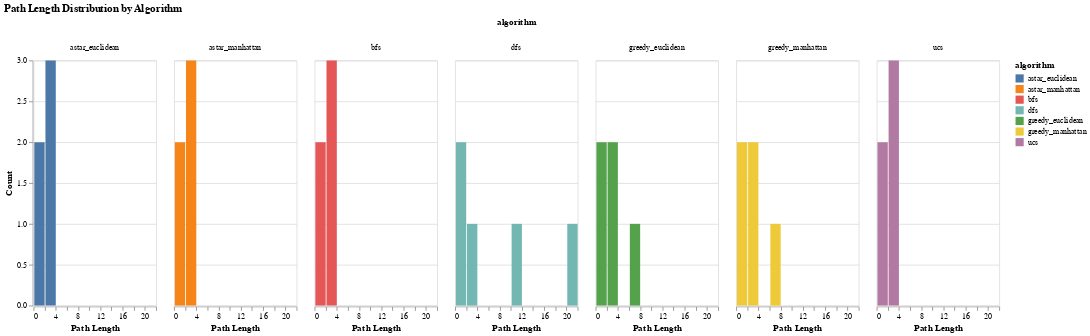

The cell this chart's notebook holds for it:
### Code cell
create_path_distribution_chart(sim_results_graph)

### Figure 1 — Vega-Lite specification as saved in the notebook (floating-point values rounded to 4 significant figures)
{"config": {"view": {"continuousWidth": 300, "continuousHeight": 300}}, "data": {"name": "data-08249c155867cae04036fc6e366e4969"}, "mark": {"type": "bar"}, "encoding": {"color": {"field": "algorithm", "type": "nominal"}, "column": {"field": "algorithm", "type": "nominal"}, "x": {"bin": {"maxbins": 20}, "field": "path_length", "title": "Path Length", "type": "quantitative"}, "y": {"aggregate": "count", "title": "Count", "type": "quantitative"}}, "height": 300, "title": "Path Length Distribution by Algorithm", "width": 150, "$schema": "https://vega.github.io/schema/vega-lite/v5.20.1.json", "datasets": {"data-08249c155867cae04036fc6e366e4969": [{"simulation": 0, "algorithm": "bfs", "start": "A", "goal": "M", "path_found": true, "path_length": 2, "path_cost": 11, "nodes_visited": 13, "max_frontier_size": 20, "time": 4.721e-05, "path": "A->M"}, {"simulation": 0, "algorithm": "dfs", "start": "A", "goal": "M", "path_found": true, "path_length": 2, "path_cost": 11, "nodes_visited": 3, "max_frontier_size": 5, "time": 8.345e-06, "path": "A->M"}, {"simulation": 0, "algorithm": "ucs", "start": "A", "goal": "M", "path_found": true, "path_length": 2, "path_cost": 11, "nodes_visited": 11, "max_frontier_size": 19, "time": 3.386e-05, "path": "A->M"}, {"simulation": 0, "algorithm": "greedy_euclidean", "start": "A", "goal": "M", "path_found": true, "path_length": 2, "path_cost": 11, "nodes_visited": 3, "max_frontier_size": 5, "time": 6.604e-05, "path": "A->M"}, {"simulation": 0, "algorithm": "greedy_manhattan", "start": "A", "goal": "M", "path_found": true, "path_length": 2, "path_cost": 11, "nodes_visited": 3, "max_frontier_size": 5, "time": 5.412e-05, "path": "A->M"}, {"simulation": 0, "algorithm": "astar_euclidean", "start": "A", "goal": "M", "path_found": true, "path_length": 2, "path_cost": 11, "nodes_visited": 3, "max_frontier_size": 5, "time": 5.698e-05, "path": "A->M"}, {"simulation": 0, "algorithm": "astar_manhattan", "start": "A", "goal": "M", "path_found": true, "path_length": 2, "path_cost": 11, "nodes_visited": 3, "max_frontier_size": 5, "time": 5.293e-05, "path": "A->M"}, {"simulation": 1, "algorithm": "bfs", "start": "A", "goal": "L", "path_found": true, "path_length": 2, "path_cost": 9, "nodes_visited": 12, "max_frontier_size": 19, "time": 3.004e-05, "path": "A->L"}, {"simulation": 1, "algorithm": "dfs", "start": "A", "goal": "L", "path_found": true, "path_length": 22, "path_cost": 143, "nodes_visited": 25, "max_frontier_size": 29, "time": 0.0001988, "path": "A->L"}, {"simulation": 1, "algorithm": "ucs", "start": "A", "goal": "L", "path_found": true, "path_length": 2, "path_cost": 9, "nodes_visited": 7, "max_frontier_size": 13, "time": 1.979e-05, "path": "A->L"}, {"simulation": 1, "algorithm": "greedy_euclidean", "start": "A", "goal": "L", "path_found": true, "path_length": 2, "path_cost": 9, "nodes_visited": 3, "max_frontier_size": 5, "time": 5.913e-05, "path": "A->L"}, {"simulation": 1, "algorithm": "greedy_manhattan", "start": "A", "goal": "L", "path_found": true, "path_length": 2, "path_cost": 9, "nodes_visited": 3, "max_frontier_size": 5, "time": 5.102e-05, "path": "A->L"}, {"simulation": 1, "algorithm": "astar_euclidean", "start": "A", "goal": "L", "path_found": true, "path_length": 2, "path_cost": 9, "nodes_visited": 4, "max_frontier_size": 7, "time": 7.725e-05, "path": "A->L"}, {"simulation": 1, "algorithm": "astar_manhattan", "start": "A", "goal": "L", "path_found": true, "path_length": 2, "path_cost": 9, "nodes_visited": 3, "max_frontier_size": 5, "time": 4.983e-05, "path": "A->L"}, {"simulation": 2, "algorithm": "bfs", "start": "B", "goal": "K", "path_found": true, "path_length": 3, "path_cost": 11, "nodes_visited": 14, "max_frontier_size": 17, "time": 3.576e-05, "path": "B->K"}, {"simulation": 2, "algorithm": "dfs", "start": "B", "goal": "K", "path_found": true, "path_length": 11, "path_cost": 67, "nodes_visited": 12, "max_frontier_size": 20, "time": 3.099e-05, "path": "B->K"}, {"simulation": 2, "algorithm": "ucs", "start": "B", "goal": "K", "path_found": true, "path_length": 3, "path_cost": 11, "nodes_visited": 7, "max_frontier_size": 13, "time": 1.907e-05, "path": "B->K"}, {"simulation": 2, "algorithm": "greedy_euclidean", "start": "B", "goal": "K", "path_found": true, "path_length": 7, "path_cost": 54, "nodes_visited": 9, "max_frontier_size": 13, "time": 0.0001819, "path": "B->K"}, {"simulation": 2, "algorithm": "greedy_manhattan", "start": "B", "goal": "K", "path_found": true, "path_length": 7, "path_cost": 54, "nodes_visited": 9, "max_frontier_size": 13, "time": 0.0001678, "path": "B->K"}, {"simulation": 2, "algorithm": "astar_euclidean", "start": "B", "goal": "K", "path_found": true, "path_length": 3, "path_cost": 11, "nodes_visited": 7, "max_frontier_size": 13, "time": 0.0001569, "path": "B->K"}, {"simulation": 2, "algorithm": "astar_manhattan", "start": "B", "goal": "K", "path_found": true, "path_length": 3, "path_cost": 11, "nodes_visited": 7, "max_frontier_size": 13, "time": 0.000155, "path": "B->K"}, {"simulation": 3, "algorithm": "bfs", "start": "C", "goal": "J", "path_found": true, "path_length": 1, "path_cost": 8, "nodes_visited": 5, "max_frontier_size": 9, "time": 1.097e-05, "path": "C->J"}, {"simulation": 3, "algorithm": "dfs", "start": "C", "goal": "J", "path_found": true, "path_length": 1, "path_cost": 8, "nodes_visited": 2, "max_frontier_size": 4, "time": 3.815e-06, "path": "C->J"}, {"simulation": 3, "algorithm": "ucs", "start": "C", "goal": "J", "path_found": true, "path_length": 1, "path_cost": 8, "nodes_visited": 6, "max_frontier_size": 11, "time": 1.621e-05, "path": "C->J"}, {"simulation": 3, "algorithm": "greedy_euclidean", "start": "C", "goal": "J", "path_found": true, "path_length": 1, "path_cost": 8, "nodes_visited": 2, "max_frontier_size": 4, "time": 3.791e-05, "path": "C->J"}, {"simulation": 3, "algorithm": "greedy_manhattan", "start": "C", "goal": "J", "path_found": true, "path_length": 1, "path_cost": 8, "nodes_visited": 2, "max_frontier_size": 4, "time": 3.6e-05, "path": "C->J"}, {"simulation": 3, "algorithm": "astar_euclidean", "start": "C", "goal": "J", "path_found": true, "path_length": 1, "path_cost": 8, "nodes_visited": 2, "max_frontier_size": 4, "time": 3.815e-05, "path": "C->J"}, {"simulation": 3, "algorithm": "astar_manhattan", "start": "C", "goal": "J", "path_found": true, "path_length": 1, "path_cost": 8, "nodes_visited": 2, "max_frontier_size": 4, "time": 3.409e-05, "path": "C->J"}, {"simulation": 4, "algorithm": "bfs", "start": "D", "goal": "M", "path_found": true, "path_length": 1, "path_cost": 6, "nodes_visited": 5, "max_frontier_size": 8, "time": 1.001e-05, "path": "D->M"}, {"simulation": 4, "algorithm": "dfs", "start": "D", "goal": "M", "path_found": true, "path_length": 1, "path_cost": 6, "nodes_visited": 2, "max_frontier_size": 4, "time": 4.292e-06, "path": "D->M"}, {"simulation": 4, "algorithm": "ucs", "start": "D", "goal": "M", "path_found": true, "path_length": 1, "path_cost": 6, "nodes_visited": 5, "max_frontier_size": 8, "time": 1.097e-05, "path": "D->M"}, {"simulation": 4, "algorithm": "greedy_euclidean", "start": "D", "goal": "M", "path_found": true, "path_length": 1, "path_cost": 6, "nodes_visited": 2, "max_frontier_size": 4, "time": 3.672e-05, "path": "D->M"}, {"simulation": 4, "algorithm": "greedy_manhattan", "start": "D", "goal": "M", "path_found": true, "path_length": 1, "path_cost": 6, "nodes_visited": 2, "max_frontier_size": 4, "time": 3.505e-05, "path": "D->M"}, {"simulation": 4, "algorithm": "astar_euclidean", "start": "D", "goal": "M", "path_found": true, "path_length": 1, "path_cost": 6, "nodes_visited": 2, "max_frontier_size": 4, "time": 3.695e-05, "path": "D->M"}, {"simulation": 4, "algorithm": "astar_manhattan", "start": "D", "goal": "M", "path_found": true, "path_length": 1, "path_cost": 6, "nodes_visited": 2, "max_frontier_size": 4, "time": 3.505e-05, "path": "D->M"}]}}
